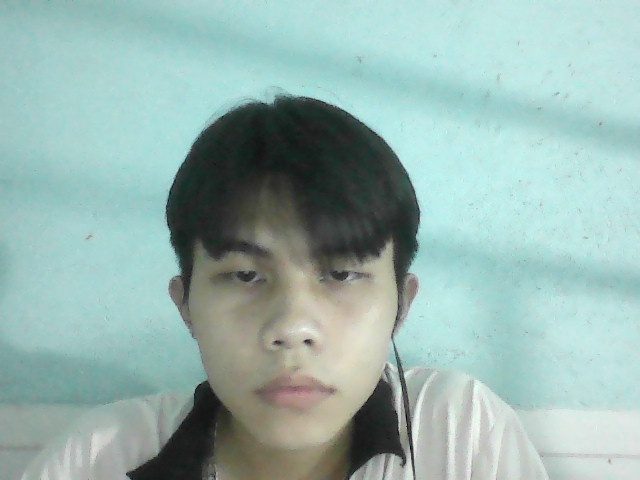
#> input picture Baitest/data/image_140.jpg, 640 x 480 px
$ jupyter execute 25.ipynb
#> lines starting #> are read from the running program, lines starting #| are printed output that depends on the picture; after the words box and inside, x2 and y2 are one past the last pixel; in counts of white or black regions, pixels touching at a corner belong together
[cell 1]
import cv2

[cell 2]
def display(title, img):
    cv2.imshow(title, img)
    # Chờ một khoảng thời gian
    cv2.waitKey(0)
    # Đóng window
    cv2.destroyWindow(title)

[cell 3]
# Khởi tạo Haar Cascade Classifier cho nhân diện khuôn mặt
face_cascade = cv2.CascadeClassifier('./data/haarcascade_frontalface_default.xml')
eye_cascade = cv2.CascadeClassifier('./data/haarcascade_eye_tree_eyeglasses.xml')

[cell 4]
# Đọc ảnh
img = cv2.imread('./data/image_140.jpg')
#> img is the input picture: shape (480, 640, 3); mean B, G, R 175, 180.2, 152.1

[cell 5]
# Chuyển sang ảnh xám
gray = cv2.cvtColor(img, cv2.COLOR_BGR2GRAY)
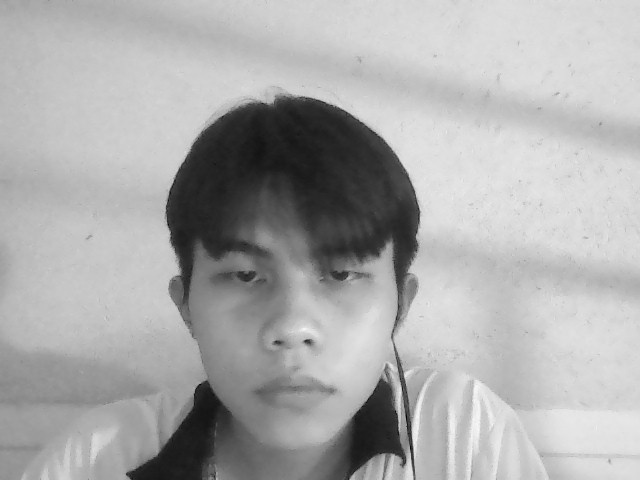
#> gray: shape (480, 640); min 0, max 249, mean 171.2

[cell 6]
# Nhận diện khuôn mặt
faces = face_cascade.detectMultiScale(gray, scaleFactor=1.1, minNeighbors=5, minSize=(30,30))
#> faces = [[155, 185, 270, 270]]

[cell 7]
# Nhận diện mắt
eyes = eye_cascade.detectMultiScale(gray, scaleFactor=1.1, minNeighbors=1, minSize=(5,5))
#> eyes = [[221, 253, 50, 50], [317, 254, 44, 44]]

[cell 8]
# Vẽ hộp chứa khuôn mặt
for (x, y, w, h) in faces:
    cv2.rectangle(img, (x, y), (x+w, y+h), (0, 255,0), 2)
#> this loop made 1 pass
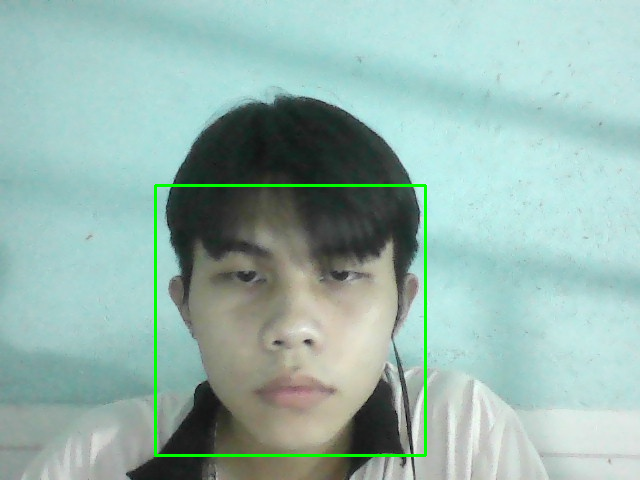
#> img: shape (480, 640, 3); 1.05% of pixels changed, all inside (x1, y1, x2, y2) = (154, 184, 427, 457)

[cell 9]
# Vẽ hộp chứa khuôn mặt
for (x, y, w, h) in eyes:
    cv2.rectangle(img, (x, y), (x+w, y+h), (255, 0,0), 2)
#> this loop made 2 passes
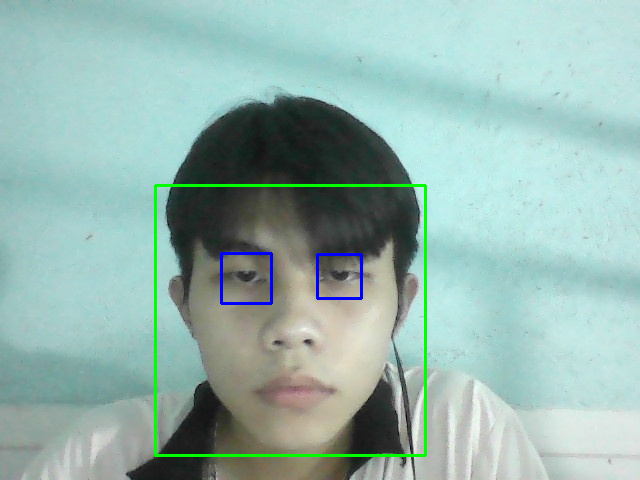
#> img: shape (480, 640, 3); 0.36% of pixels changed, all inside (x1, y1, x2, y2) = (220, 252, 363, 305)

[cell 10]
display('Faces: ', img)

$ run again, with Baitest/data/image_1000.jpg copied over Baitest/data/image_140.jpg
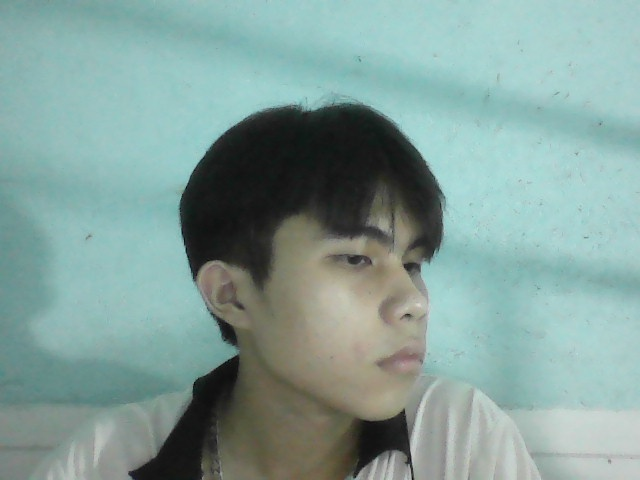
#> input picture Baitest/data/image_1000.jpg, 640 x 480 px
#> img is the input picture: shape (480, 640, 3); mean B, G, R 154, 159.4, 131.8
#> `gray = cv2.cvtColor(img, cv2.COLOR_BGR2GRAY)`:
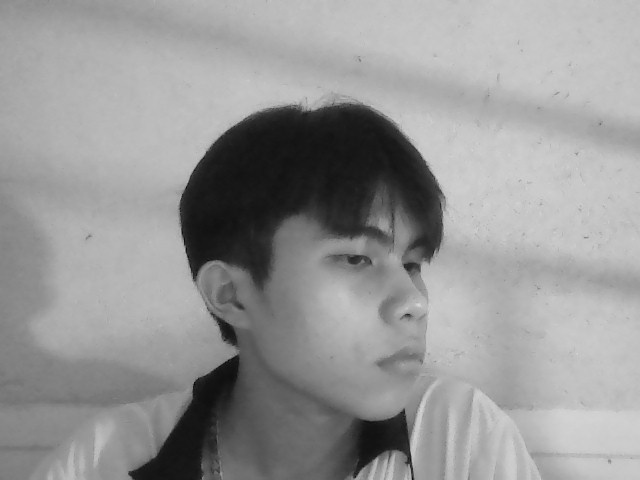
#> gray: shape (480, 640); min 7, max 218, mean 150.5
#> faces = ()
#> eyes = [[331, 237, 50, 50], [378, 334, 63, 63]]
#> the loop `for (x, y, w, h) in eyes:` made 2 passes
#> after the loop `for (x, y, w, h) in eyes:`:
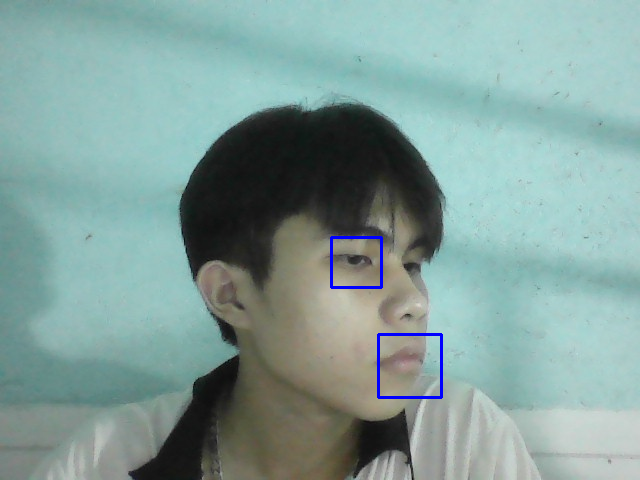
#> img: shape (480, 640, 3); 0.44% of pixels changed, all inside (x1, y1, x2, y2) = (330, 236, 443, 399)
